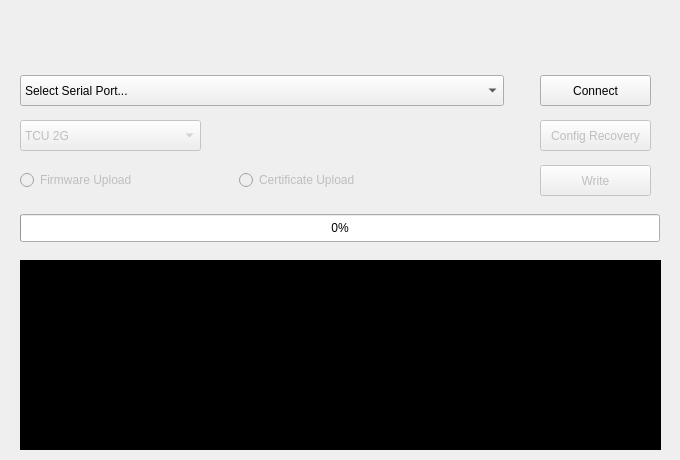
<?xml version="1.0" encoding="UTF-8"?>
<ui version="4.0">
 <class>MainWindow</class>
 <widget class="QMainWindow" name="MainWindow">
  <property name="geometry">
   <rect>
    <x>0</x>
    <y>0</y>
    <width>680</width>
    <height>460</height>
   </rect>
  </property>
  <property name="font">
   <font>
    <pointsize>9</pointsize>
   </font>
  </property>
  <property name="windowTitle">
   <string>Service Tool</string>
  </property>
  <property name="styleSheet">
   <string notr="true"/>
  </property>
  <widget class="QWidget" name="centralwidget">
   <widget class="QTextBrowser" name="textBrowserLog">
    <property name="geometry">
     <rect>
      <x>20</x>
      <y>260</y>
      <width>641</width>
      <height>190</height>
     </rect>
    </property>
    <property name="font">
     <font>
      <family>Terminal</family>
      <pointsize>6</pointsize>
     </font>
    </property>
    <property name="autoFillBackground">
     <bool>false</bool>
    </property>
    <property name="styleSheet">
     <string notr="true">background:black;
color:white;</string>
    </property>
    <property name="html">
     <string>&lt;!DOCTYPE HTML PUBLIC &quot;-//W3C//DTD HTML 4.0//EN&quot; &quot;http://www.w3.org/TR/REC-html40/strict.dtd&quot;&gt;
&lt;html&gt;&lt;head&gt;&lt;meta name=&quot;qrichtext&quot; content=&quot;1&quot; /&gt;&lt;style type=&quot;text/css&quot;&gt;
p, li { white-space: pre-wrap; }
&lt;/style&gt;&lt;/head&gt;&lt;body style=&quot; font-family:'Terminal'; font-size:6pt; font-weight:400; font-style:normal;&quot;&gt;
&lt;p style=&quot;-qt-paragraph-type:empty; margin-top:0px; margin-bottom:0px; margin-left:0px; margin-right:0px; -qt-block-indent:0; text-indent:0px;&quot;&gt;&lt;br /&gt;&lt;/p&gt;
&lt;p style=&quot;-qt-paragraph-type:empty; margin-top:0px; margin-bottom:0px; margin-left:0px; margin-right:0px; -qt-block-indent:0; text-indent:0px;&quot;&gt;&lt;br /&gt;&lt;/p&gt;&lt;/body&gt;&lt;/html&gt;</string>
    </property>
   </widget>
   <widget class="QStackedWidget" name="stackedWidget">
    <property name="geometry">
     <rect>
      <x>20</x>
      <y>5</y>
      <width>645</width>
      <height>245</height>
     </rect>
    </property>
    <property name="currentIndex">
     <number>0</number>
    </property>
    <widget class="QWidget" name="page_flash">
     <widget class="QProgressBar" name="progressBar">
      <property name="geometry">
       <rect>
        <x>0</x>
        <y>209</y>
        <width>640</width>
        <height>28</height>
       </rect>
      </property>
      <property name="value">
       <number>0</number>
      </property>
      <property name="textVisible">
       <bool>true</bool>
      </property>
     </widget>
     <widget class="QLabel" name="labelVersion">
      <property name="geometry">
       <rect>
        <x>190</x>
        <y>2</y>
        <width>391</width>
        <height>31</height>
       </rect>
      </property>
      <property name="font">
       <font>
        <pointsize>16</pointsize>
       </font>
      </property>
      <property name="text">
       <string/>
      </property>
     </widget>
     <widget class="QWidget" name="horizontalLayoutWidget">
      <property name="geometry">
       <rect>
        <x>0</x>
        <y>160</y>
        <width>431</width>
        <height>31</height>
       </rect>
      </property>
      <layout class="QHBoxLayout" name="horizontalLayout_6">
       <item>
        <widget class="QRadioButton" name="btnFwDownload">
         <property name="enabled">
          <bool>false</bool>
         </property>
         <property name="text">
          <string>Firmware Upload</string>
         </property>
         <property name="autoExclusive">
          <bool>true</bool>
         </property>
        </widget>
       </item>
       <item>
        <widget class="QRadioButton" name="btnCertDownload">
         <property name="enabled">
          <bool>false</bool>
         </property>
         <property name="text">
          <string>Certificate Upload</string>
         </property>
         <property name="autoExclusive">
          <bool>true</bool>
         </property>
        </widget>
       </item>
      </layout>
     </widget>
     <widget class="QPushButton" name="btnWrite">
      <property name="enabled">
       <bool>false</bool>
      </property>
      <property name="geometry">
       <rect>
        <x>520</x>
        <y>160</y>
        <width>111</width>
        <height>31</height>
       </rect>
      </property>
      <property name="text">
       <string>Write</string>
      </property>
      <property name="autoDefault">
       <bool>true</bool>
      </property>
     </widget>
     <widget class="QPushButton" name="btnConnect">
      <property name="geometry">
       <rect>
        <x>520</x>
        <y>70</y>
        <width>111</width>
        <height>31</height>
       </rect>
      </property>
      <property name="text">
       <string>Connect</string>
      </property>
      <property name="autoDefault">
       <bool>true</bool>
      </property>
     </widget>
     <widget class="QLabel" name="labelBuild">
      <property name="geometry">
       <rect>
        <x>190</x>
        <y>35</y>
        <width>211</width>
        <height>21</height>
       </rect>
      </property>
      <property name="font">
       <font>
        <pointsize>8</pointsize>
       </font>
      </property>
      <property name="text">
       <string/>
      </property>
     </widget>
     <widget class="QComboBox" name="comboBoxProject">
      <property name="enabled">
       <bool>false</bool>
      </property>
      <property name="geometry">
       <rect>
        <x>0</x>
        <y>115</y>
        <width>181</width>
        <height>31</height>
       </rect>
      </property>
      <item>
       <property name="text">
        <string>TCU 2G</string>
       </property>
      </item>
     </widget>
     <widget class="QComboBox" name="comboBoxComPort">
      <property name="geometry">
       <rect>
        <x>0</x>
        <y>70</y>
        <width>484</width>
        <height>31</height>
       </rect>
      </property>
      <property name="editable">
       <bool>false</bool>
      </property>
      <item>
       <property name="text">
        <string>Select Serial Port...</string>
       </property>
      </item>
     </widget>
     <widget class="QPushButton" name="btnCfgRecover">
      <property name="enabled">
       <bool>false</bool>
      </property>
      <property name="geometry">
       <rect>
        <x>520</x>
        <y>115</y>
        <width>111</width>
        <height>31</height>
       </rect>
      </property>
      <property name="text">
       <string>Config Recovery</string>
      </property>
      <property name="autoDefault">
       <bool>true</bool>
      </property>
     </widget>
    </widget>
    <widget class="QWidget" name="page_mid">
     <widget class="QLabel" name="labelWait">
      <property name="enabled">
       <bool>true</bool>
      </property>
      <property name="geometry">
       <rect>
        <x>200</x>
        <y>120</y>
        <width>301</width>
        <height>24</height>
       </rect>
      </property>
      <property name="font">
       <font>
        <pointsize>15</pointsize>
        <weight>75</weight>
        <bold>true</bold>
       </font>
      </property>
      <property name="layoutDirection">
       <enum>Qt::LeftToRight</enum>
      </property>
      <property name="text">
       <string>Please Wait. Loading...</string>
      </property>
     </widget>
     <widget class="QLabel" name="labelLoading">
      <property name="enabled">
       <bool>true</bool>
      </property>
      <property name="geometry">
       <rect>
        <x>160</x>
        <y>120</y>
        <width>30</width>
        <height>30</height>
       </rect>
      </property>
      <property name="font">
       <font>
        <pointsize>15</pointsize>
        <weight>75</weight>
        <bold>true</bold>
       </font>
      </property>
      <property name="layoutDirection">
       <enum>Qt::LeftToRight</enum>
      </property>
      <property name="text">
       <string/>
      </property>
     </widget>
    </widget>
    <widget class="QWidget" name="page_cfg">
     <widget class="QPushButton" name="btnGetVariant">
      <property name="geometry">
       <rect>
        <x>201</x>
        <y>77</y>
        <width>81</width>
        <height>23</height>
       </rect>
      </property>
      <property name="text">
       <string>GET Variant</string>
      </property>
      <property name="autoDefault">
       <bool>true</bool>
      </property>
     </widget>
     <widget class="QLabel" name="labelVariant">
      <property name="geometry">
       <rect>
        <x>21</x>
        <y>73</y>
        <width>51</width>
        <height>29</height>
       </rect>
      </property>
      <property name="font">
       <font>
        <pointsize>10</pointsize>
        <weight>75</weight>
        <bold>true</bold>
       </font>
      </property>
      <property name="text">
       <string>Variant</string>
      </property>
     </widget>
     <widget class="QLabel" name="labelNwsw">
      <property name="geometry">
       <rect>
        <x>21</x>
        <y>152</y>
        <width>86</width>
        <height>21</height>
       </rect>
      </property>
      <property name="font">
       <font>
        <pointsize>10</pointsize>
        <weight>75</weight>
        <bold>true</bold>
       </font>
      </property>
      <property name="text">
       <string>NW Switching</string>
      </property>
     </widget>
     <widget class="QLineEdit" name="lineEditNwsw">
      <property name="enabled">
       <bool>false</bool>
      </property>
      <property name="geometry">
       <rect>
        <x>125</x>
        <y>153</y>
        <width>54</width>
        <height>22</height>
       </rect>
      </property>
      <property name="layoutDirection">
       <enum>Qt::LeftToRight</enum>
      </property>
      <property name="alignment">
       <set>Qt::AlignCenter</set>
      </property>
      <property name="readOnly">
       <bool>true</bool>
      </property>
     </widget>
     <widget class="QPushButton" name="btnGetnSetNwsw">
      <property name="geometry">
       <rect>
        <x>191</x>
        <y>151</y>
        <width>80</width>
        <height>23</height>
       </rect>
      </property>
      <property name="font">
       <font>
        <pointsize>8</pointsize>
       </font>
      </property>
      <property name="text">
       <string>Verify NWSW</string>
      </property>
     </widget>
     <widget class="QLabel" name="labelSimtype">
      <property name="geometry">
       <rect>
        <x>21</x>
        <y>181</y>
        <width>51</width>
        <height>21</height>
       </rect>
      </property>
      <property name="font">
       <font>
        <pointsize>10</pointsize>
        <weight>75</weight>
        <bold>true</bold>
       </font>
      </property>
      <property name="text">
       <string>SIMTYP</string>
      </property>
     </widget>
     <widget class="QLineEdit" name="lineEditSimtype">
      <property name="enabled">
       <bool>false</bool>
      </property>
      <property name="geometry">
       <rect>
        <x>125</x>
        <y>182</y>
        <width>54</width>
        <height>22</height>
       </rect>
      </property>
      <property name="alignment">
       <set>Qt::AlignCenter</set>
      </property>
      <property name="readOnly">
       <bool>true</bool>
      </property>
     </widget>
     <widget class="QPushButton" name="btnGetnSetSimtype">
      <property name="geometry">
       <rect>
        <x>191</x>
        <y>181</y>
        <width>80</width>
        <height>23</height>
       </rect>
      </property>
      <property name="font">
       <font>
        <pointsize>8</pointsize>
       </font>
      </property>
      <property name="text">
       <string>Verify SIMTYP</string>
      </property>
     </widget>
     <widget class="QLabel" name="labelCip2">
      <property name="geometry">
       <rect>
        <x>312</x>
        <y>70</y>
        <width>31</width>
        <height>21</height>
       </rect>
      </property>
      <property name="font">
       <font>
        <pointsize>10</pointsize>
        <weight>75</weight>
        <bold>true</bold>
       </font>
      </property>
      <property name="text">
       <string>CIP2</string>
      </property>
     </widget>
     <widget class="QLineEdit" name="lineEditCip2">
      <property name="enabled">
       <bool>false</bool>
      </property>
      <property name="geometry">
       <rect>
        <x>380</x>
        <y>70</y>
        <width>240</width>
        <height>22</height>
       </rect>
      </property>
      <property name="alignment">
       <set>Qt::AlignCenter</set>
      </property>
      <property name="readOnly">
       <bool>true</bool>
      </property>
     </widget>
     <widget class="QPushButton" name="btnGetCip2">
      <property name="geometry">
       <rect>
        <x>550</x>
        <y>100</y>
        <width>71</width>
        <height>25</height>
       </rect>
      </property>
      <property name="font">
       <font>
        <pointsize>8</pointsize>
       </font>
      </property>
      <property name="text">
       <string>Verify CIP2</string>
      </property>
     </widget>
     <widget class="QLabel" name="labelUin">
      <property name="geometry">
       <rect>
        <x>312</x>
        <y>100</y>
        <width>31</width>
        <height>31</height>
       </rect>
      </property>
      <property name="font">
       <font>
        <pointsize>10</pointsize>
        <weight>75</weight>
        <bold>true</bold>
       </font>
      </property>
      <property name="text">
       <string>UIN</string>
      </property>
     </widget>
     <widget class="QLineEdit" name="lineEditUin">
      <property name="enabled">
       <bool>false</bool>
      </property>
      <property name="geometry">
       <rect>
        <x>380</x>
        <y>99</y>
        <width>166</width>
        <height>21</height>
       </rect>
      </property>
      <property name="alignment">
       <set>Qt::AlignCenter</set>
      </property>
     </widget>
     <widget class="QPushButton" name="btnGetUin">
      <property name="geometry">
       <rect>
        <x>380</x>
        <y>124</y>
        <width>71</width>
        <height>21</height>
       </rect>
      </property>
      <property name="font">
       <font>
        <pointsize>8</pointsize>
       </font>
      </property>
      <property name="text">
       <string>GET UIN</string>
      </property>
     </widget>
     <widget class="QPushButton" name="btnSetUin">
      <property name="geometry">
       <rect>
        <x>462</x>
        <y>124</y>
        <width>71</width>
        <height>21</height>
       </rect>
      </property>
      <property name="font">
       <font>
        <pointsize>8</pointsize>
       </font>
      </property>
      <property name="text">
       <string>SET UIN</string>
      </property>
     </widget>
     <widget class="QLabel" name="labelVin">
      <property name="geometry">
       <rect>
        <x>311</x>
        <y>150</y>
        <width>31</width>
        <height>31</height>
       </rect>
      </property>
      <property name="font">
       <font>
        <pointsize>10</pointsize>
        <weight>75</weight>
        <bold>true</bold>
       </font>
      </property>
      <property name="text">
       <string>VIN</string>
      </property>
     </widget>
     <widget class="QLineEdit" name="lineEditVin">
      <property name="enabled">
       <bool>false</bool>
      </property>
      <property name="geometry">
       <rect>
        <x>380</x>
        <y>150</y>
        <width>166</width>
        <height>21</height>
       </rect>
      </property>
      <property name="alignment">
       <set>Qt::AlignCenter</set>
      </property>
     </widget>
     <widget class="QPushButton" name="btnGetVin">
      <property name="geometry">
       <rect>
        <x>380</x>
        <y>175</y>
        <width>71</width>
        <height>21</height>
       </rect>
      </property>
      <property name="font">
       <font>
        <pointsize>8</pointsize>
       </font>
      </property>
      <property name="text">
       <string>GET VIN</string>
      </property>
     </widget>
     <widget class="QPushButton" name="btnSetVin">
      <property name="geometry">
       <rect>
        <x>462</x>
        <y>175</y>
        <width>71</width>
        <height>21</height>
       </rect>
      </property>
      <property name="font">
       <font>
        <pointsize>8</pointsize>
       </font>
      </property>
      <property name="text">
       <string>SET VIN</string>
      </property>
     </widget>
     <widget class="QPushButton" name="btnReboot">
      <property name="geometry">
       <rect>
        <x>21</x>
        <y>212</y>
        <width>82</width>
        <height>29</height>
       </rect>
      </property>
      <property name="font">
       <font>
        <pointsize>10</pointsize>
        <weight>75</weight>
        <bold>true</bold>
       </font>
      </property>
      <property name="text">
       <string>Reboot</string>
      </property>
     </widget>
     <widget class="QPushButton" name="btnEmrAck">
      <property name="geometry">
       <rect>
        <x>110</x>
        <y>212</y>
        <width>82</width>
        <height>29</height>
       </rect>
      </property>
      <property name="font">
       <font>
        <pointsize>10</pointsize>
        <weight>75</weight>
        <bold>true</bold>
       </font>
      </property>
      <property name="text">
       <string>EMR ACK</string>
      </property>
     </widget>
     <widget class="QPushButton" name="btnStartCfgRecovery">
      <property name="geometry">
       <rect>
        <x>21</x>
        <y>110</y>
        <width>261</width>
        <height>31</height>
       </rect>
      </property>
      <property name="font">
       <font>
        <pointsize>14</pointsize>
        <weight>75</weight>
        <bold>true</bold>
       </font>
      </property>
      <property name="text">
       <string>START</string>
      </property>
      <property name="autoDefault">
       <bool>true</bool>
      </property>
     </widget>
     <widget class="QLineEdit" name="lineEditCert">
      <property name="enabled">
       <bool>false</bool>
      </property>
      <property name="geometry">
       <rect>
        <x>380</x>
        <y>199</y>
        <width>166</width>
        <height>21</height>
       </rect>
      </property>
      <property name="alignment">
       <set>Qt::AlignCenter</set>
      </property>
      <property name="readOnly">
       <bool>true</bool>
      </property>
     </widget>
     <widget class="QLabel" name="labelCert">
      <property name="geometry">
       <rect>
        <x>308</x>
        <y>200</y>
        <width>71</width>
        <height>31</height>
       </rect>
      </property>
      <property name="font">
       <font>
        <pointsize>10</pointsize>
        <weight>75</weight>
        <bold>true</bold>
       </font>
      </property>
      <property name="text">
       <string>Certificate</string>
      </property>
     </widget>
     <widget class="QPushButton" name="btnGetCert">
      <property name="geometry">
       <rect>
        <x>380</x>
        <y>225</y>
        <width>71</width>
        <height>20</height>
       </rect>
      </property>
      <property name="font">
       <font>
        <pointsize>8</pointsize>
       </font>
      </property>
      <property name="text">
       <string>GET CERT</string>
      </property>
     </widget>
     <widget class="QComboBox" name="comboBoxVariant">
      <property name="geometry">
       <rect>
        <x>81</x>
        <y>78</y>
        <width>106</width>
        <height>21</height>
       </rect>
      </property>
      <property name="editable">
       <bool>false</bool>
      </property>
      <item>
       <property name="text">
        <string>Select Variant</string>
       </property>
      </item>
      <item>
       <property name="text">
        <string>Normal</string>
       </property>
      </item>
      <item>
       <property name="text">
        <string>CDAC</string>
       </property>
      </item>
     </widget>
     <widget class="QPushButton" name="btnFlashCert">
      <property name="geometry">
       <rect>
        <x>460</x>
        <y>223</y>
        <width>71</width>
        <height>21</height>
       </rect>
      </property>
      <property name="font">
       <font>
        <pointsize>8</pointsize>
       </font>
      </property>
      <property name="text">
       <string>Flash CERT</string>
      </property>
     </widget>
    </widget>
   </widget>
  </widget>
 </widget>
 <tabstops>
  <tabstop>textBrowserLog</tabstop>
  <tabstop>comboBoxComPort</tabstop>
  <tabstop>btnConnect</tabstop>
  <tabstop>comboBoxProject</tabstop>
  <tabstop>btnFwDownload</tabstop>
  <tabstop>btnCertDownload</tabstop>
  <tabstop>btnWrite</tabstop>
  <tabstop>btnCfgRecover</tabstop>
  <tabstop>comboBoxVariant</tabstop>
  <tabstop>btnGetVariant</tabstop>
  <tabstop>btnStartCfgRecovery</tabstop>
  <tabstop>btnGetnSetNwsw</tabstop>
  <tabstop>lineEditNwsw</tabstop>
  <tabstop>btnGetnSetSimtype</tabstop>
  <tabstop>lineEditSimtype</tabstop>
  <tabstop>btnGetCip2</tabstop>
  <tabstop>lineEditCip2</tabstop>
  <tabstop>btnGetUin</tabstop>
  <tabstop>btnSetUin</tabstop>
  <tabstop>lineEditUin</tabstop>
  <tabstop>btnGetVin</tabstop>
  <tabstop>btnSetVin</tabstop>
  <tabstop>lineEditVin</tabstop>
  <tabstop>btnGetCert</tabstop>
  <tabstop>lineEditCert</tabstop>
  <tabstop>btnReboot</tabstop>
  <tabstop>btnEmrAck</tabstop>
 </tabstops>
 <resources/>
 <connections/>
</ui>
